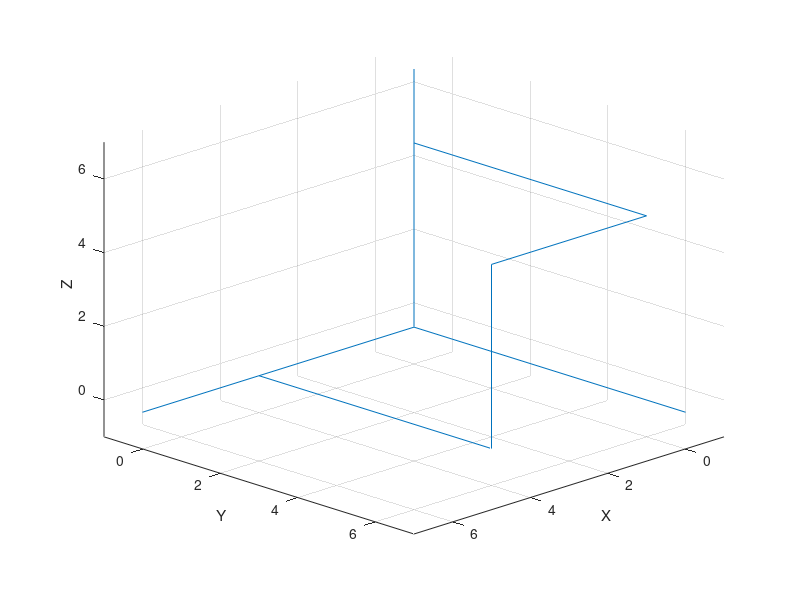

This chart was generated by the following MATLAB code: (Note: this script raises an error after producing the figure.)
addpath '../Lib/'

%% Ex1

clear all; close all; clc

P1 = [0.5 0 0 1]';
P2 = [0.5 2 0 1]';
P3 = [1 2 0 1]';
P4 = [0 3 0 1]';
P5 = [-1 2 0 1]';
P6 = [-0.5 2 0 1]';
P7 = [-0.5 0 0 1]';

A1 = [P1 P2 P3 P4 P5 P6 P7]; 

hold on;
grid on;
view(135, 25)
xlabel('X');
ylabel('Y');
zlabel('Z');
axis([-1 7 -1 7 -1 7])

line([0 0]', [0 0]', [0 10]');
line([0 10]', [0 0]', [0 0]');
line([0 0]', [0 10]', [0 0]');

traj = [0 0 0 4 4 4
        0 0 6 6 6 0
        0 5 5 5 0 0];

pp = line(traj(1,:)', traj(2,:)', traj(3,:)')
pp.LineStyle='-.';
pp.Color='r';

[P,F]=seixos3(); 
% P -> Lista de pontos
% F -> Lista de faces

patch('Vertices',P(1:3,:)','Faces',F,'FaceColor','g')

T2 = htrans(0,0,5) * hrotx(-pi/2);
P2 = T2 * P;
patch('Vertices',P2(1:3,:)','Faces',F,'FaceColor','b')

T3 = T2 * htrans(0, 0, 6) * hroty(pi/2)
P3 = T3 * P;
patch('Vertices',P3(1:3,:)','Faces',F,'FaceColor','b')

T4 = T3 * htrans(0, 0, 4) * hrotx(-pi/2)
P4 = T4 * P;
patch('Vertices',P4(1:3,:)','Faces',F,'FaceColor','b')

T5 = T4 * htrans(0, 0, 5) * hroty(pi/2)
P5 = T5 * P;
patch('Vertices',P5(1:3,:)','Faces',F,'FaceColor','b')


T6 = T5 * htrans(0, 0, 6) * hrotx(-pi/2)
P6 = T6 * P;
patch('Vertices',P6(1:3,:)','Faces',F,'FaceColor','b')

%% Ex2

clear all; close all; clc

A = mhrotx(linspace(0, pi/2, 2));
% vai de 0 a pi/2 e tem duas medidas(0 e pi/2)

%% Ex3

clear all; close all; clc

A = mhtrans([1, 2], [0, 1], [3, 4]);

%% Ex5 

clear all; close all; clc

P1 = [0.5 0 0 1]';
P2 = [0.5 2 0 1]';
P3 = [1 2 0 1]';
P4 = [0 3 0 1]';
P5 = [-1 2 0 1]';
P6 = [-0.5 2 0 1]';
P7 = [-0.5 0 0 1]';

A1 = [P1 P2 P3 P4 P5 P6 P7]; 

hold on;
grid on;
view(135, 25)
xlabel('X');
ylabel('Y');
zlabel('Z');
axis([-1 7 -1 7 -1 7])

[P,F]=seixos3(); 
% P -> Lista de pontos
% F -> Lista de faces

h = patch('Vertices',P(1:3,:)','Faces',F,'FaceColor','g')

NN = 20
T(:,:,:,1) = mhtrans(0,0,linspace(0,5,NN));
T(:,:,:,2) = mhrotx(linspace(0,-pi/2,NN));
T(:,:,:,3) = mhtrans(0,linspace(0,6,NN),0);
T(:,:,:,4) = mhroty(linspace(0,pi/2,NN));
T(:,:,:,5) = mhtrans(linspace(0,4,NN),0,0);
T(:,:,:,6) = mhrotx(linspace(0,-pi/2,NN));
T(:,:,:,7) = mhtrans(0,0,linspace(0,-5,NN));
T(:,:,:,8) = mhroty(linspace(0,pi/2,NN));
T(:,:,:,9) = mhtrans(0,-linspace(0,5,NN),0);
T(:,:,:,10) = mhrotx(linspace(0,-pi/2,NN));



order = [0 1 0 1 0 1 0 1 0 1];

Tcurr = eye(4,4);
for n=1:size(T,4)
    Tcurr = manimate(h, P, Tcurr, T(:,:,:,n), order(n));
    pause(0.05)
end

%% Ex 6/7

clear all; close all; clc

%Definition of vertices
points=[1 -1 0   %point 1
        1  1 0   %point 2
       -1  1 0   %point 3
       -1 -1 0   %point 4
        0  0 2]; %point 5
             
% homogeneous version for transformations
hpoints=[points';ones(1,size(points,1))];

%definition of faces
Faces1 = [1 2 5 5   %face1
          2 3 5 5   %face2
          3 4 5 5   %face3
          4 1 5 5   %face4
          1 2 3 4]; %face5

%simple color index to paint the faces
fColor= [0 1 0; % verde
         1 0.5 0; % laranja
         0 0 1; % azul
         1 1 0; % amarelo
         1 0 0]; % laranja

hold on;
grid on;
view(135, 25)
xlabel('X');
ylabel('Y');
zlabel('Z');
axis([-5 5 -5 5 -5 5])
 
patch('Vertices', points, 'Faces', Faces1,'FaceVertexCData', fColor, 'FaceColor', 'flat');

T2 = htrans(4,0,0)
P2 = T2 * hpoints;
patch('Vertices', P2(1:3,:)', 'Faces', Faces1,'FaceVertexCData', fColor, 'FaceColor', 'flat');

%% Ex 8

clear all; close all; clc

%Definition of vertices
points=[1 -1 0   %point 1
        1  1 0   %point 2
       -1  1 0   %point 3
       -1 -1 0   %point 4
        0  0 2]; %point 5
             
% homogeneous version for transformations
hpoints=[points';ones(1,size(points,1))];

%definition of faces
Faces1 = [1 2 5 5   %face1
          2 3 5 5   %face2
          3 4 5 5   %face3
          4 1 5 5   %face4
          1 2 3 4]; %face5

%simple color index to paint the faces
fColor= [0 1 0; % verde
         1 0.5 0; % laranja
         0 0 1; % azul
         1 1 0; % amarelo
         1 0 0]; % laranja

hold on;
grid on;
view(135, 25)
xlabel('X');
ylabel('Y');
zlabel('Z');
axis([-8 8 -8 8 -8 8])
 
h = patch('Vertices', points, 'Faces', Faces1,'FaceVertexCData', fColor, 'FaceColor', 'flat');

NN = 20
T(:,:,:,1) = mhtrans(0,0,linspace(0,5,NN));
T(:,:,:,2) = mhrotx(linspace(0,-pi/2,NN));
T(:,:,:,3) = mhtrans(0,linspace(0,6,NN),0);
T(:,:,:,4) = mhroty(linspace(0,pi/2,NN));
T(:,:,:,5) = mhtrans(linspace(0,4,NN),0,0);
T(:,:,:,6) = mhrotx(linspace(0,-pi/2,NN));
T(:,:,:,7) = mhtrans(0,0,linspace(0,-5,NN));
T(:,:,:,8) = mhroty(linspace(0,pi/2,NN));
T(:,:,:,9) = mhtrans(0,0,linspace(0,5,NN));
T(:,:,:,10) = mhrotx(linspace(0,-pi/2,NN));

order = [0 1 0 1 0 1 0 1 1 1];
Tcurr = eye(4,4);
for n=1:size(T,4)
    Tcurr = manimate(h, hpoints, Tcurr, T(:,:,:,n), order(n));
    pause(0.05)
end

%% Ex 9

close all, clear all, clc

P1 = [0.5 0 0 1]';
P2 = [0.5 2 0 1]';
P3 = [1 2 0 1]';
P4 = [0 3 0 1]';
P5 = [-1 2 0 1]';
P6 = [-0.5 2 0 1]';
P7 = [-0.5 0 0 1]';

A1 = [P1 P2 P3 P4 P5 P6 P7]; 

[P,F]=seixos3(); 
% P -> Lista de pontos
% F -> Lista de faces

% Passo 2: Definir os ângulos de Euler (convertidos para radianos)
eul1 = deg2rad([0, 0, 60]);  
eul2 = deg2rad([0, -30, 60]); 
eul3 = deg2rad([45, -30, 60]);  % Ângulos [45º, -30º, 60º]

% Converter os ângulos de Euler para matriz de transformação homogênea
tform1 = eul2tform(eul1);  % Rotação ZYX por padrão
tform2 = eul2tform(eul2);  
tform3 = eul2tform(eul3);  

% Passo 3: Aplicar a transformação aos vértices do objeto
P_transformed1 = tform1 * P;  % Multiplicação da matriz de transformação pelos vértices homogêneos
P_transformed2 = tform2 * P;
P_transformed3 = tform3 * P;

figure;
hold on;
grid on;
view(135, 25)
xlabel('X');
ylabel('Y');
zlabel('Z');
title("[0, 0, 60]");
axis([-5 5 -5 5 -5 5])
line([0 0]', [0 0]', [0 10]');
line([0 10]', [0 0]', [0 0]');
line([0 0]', [0 10]', [0 0]');
patch('Vertices',P_transformed1(1:3,:)','Faces',F,'FaceColor','y')

figure;
hold on;
grid on;
view(135, 25)
xlabel('X');
ylabel('Y');
zlabel('Z');
title("[0, -30, 60]");
axis([-5 5 -5 5 -5 5])
line([0 0]', [0 0]', [0 10]');
line([0 10]', [0 0]', [0 0]');
line([0 0]', [0 10]', [0 0]');
patch('Vertices',P_transformed2(1:3,:)','Faces',F,'FaceColor','y')

figure;
hold on;
grid on;
view(135, 25)
xlabel('X');
ylabel('Y');
zlabel('Z');
title("[45, -30, 60]");
axis([-5 5 -5 5 -5 5])
line([0 0]', [0 0]', [0 10]');
line([0 10]', [0 0]', [0 0]');
line([0 0]', [0 10]', [0 0]');
patch('Vertices',P_transformed3(1:3,:)','Faces',F,'FaceColor','y')

T = eul2tform(deg2rad([45, 0, 0])) * eul2tform(deg2rad([0, -30, 0])) * eul2tform(deg2rad([0, 0, 60]));
P_transformedT = T * P;
figure;
hold on;
grid on;
view(135, 25)
xlabel('X');
ylabel('Y');
zlabel('Z');
title("T");
axis([-5 5 -5 5 -5 5])
line([0 0]', [0 0]', [0 10]');
line([0 10]', [0 0]', [0 0]');
line([0 0]', [0 10]', [0 0]');
patch('Vertices',P_transformedT(1:3,:)','Faces',F,'FaceColor','y')